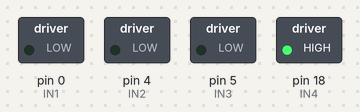
The sketch below on a simulated Arduino Uno, built with avr-gcc and run on an emulated ATmega328P. On the bench: switched loads named in the sketch (green lamp = pin HIGH).

Above: at 0.1 s.
Timing chart, 0 to 1.6 s (numbered marks = the images above):
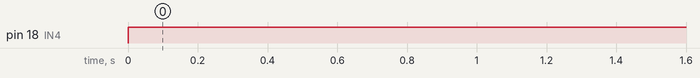

The sketch:

Control_LM298_DC.ino
```cpp
// int In1 = 0;
// int In2 = 4;
// int In3 = 5;
// int In4 = 18;
#define IN1	0
#define IN2	4
#define IN3	5
#define IN4	18
#define MAX_SPEED 255 //từ 0-255
#define MIN_SPEED 0
void setup()
{
	pinMode(IN1, OUTPUT);
	pinMode(IN2, OUTPUT);
	pinMode(IN3, OUTPUT);
	pinMode(IN4, OUTPUT);
}

void motor_1_Dung() {
	digitalWrite(IN1, LOW);
	digitalWrite(IN2, LOW);
}

void motor_2_Dung() {
	digitalWrite(IN3, LOW);
	digitalWrite(IN4, LOW);
}

void motor_1_Tien(int speed) { //speed: từ 0 - MAX_SPEED
	speed = constrain(speed, MIN_SPEED, MAX_SPEED); // ví dụ speed > max_speed => speed = max_speed và ngược lại
	digitalWrite(IN1, HIGH);// chân này không có PWM
	analogWrite(IN2, 255 - speed);
}

void motor_1_Lui(int speed) {
	speed = constrain(speed, MIN_SPEED, MAX_SPEED);
	digitalWrite(IN1, LOW);// chân này không có PWM
	analogWrite(IN2, speed);
}

void motor_2_Tien(int speed) { //speed: từ 0 - MAX_SPEED
	speed = constrain(speed, MIN_SPEED, MAX_SPEED);
	analogWrite(IN3, speed);
	digitalWrite(IN4, LOW);// chân này không có PWM
}

void motor_2_Lui(int speed) {
	speed = constrain(speed, MIN_SPEED, MAX_SPEED);
	analogWrite(IN4,  speed);
	digitalWrite(IN3, LOW);// chân này không có PWM
}

void loop()
{
	//motor_1_Tien(MAX_SPEED); // motor 1 tiến
	//motor_1_Lui(MAX_SPEED);

//	delay(5000);//tiến 5 s

	//motor_2_Tien(MAX_SPEED);
	motor_2_Lui(MAX_SPEED);

	// motor 1 vẫn tiến
//	delay(2000);//tiến 2 s
///	motor_1_Dung();
//	motor_2_Dung();
	//delay(10000);//dừng 10s
}
```

Measured:
- by itself, pin 18 (IN4): LOW → HIGH at 0.00 s
